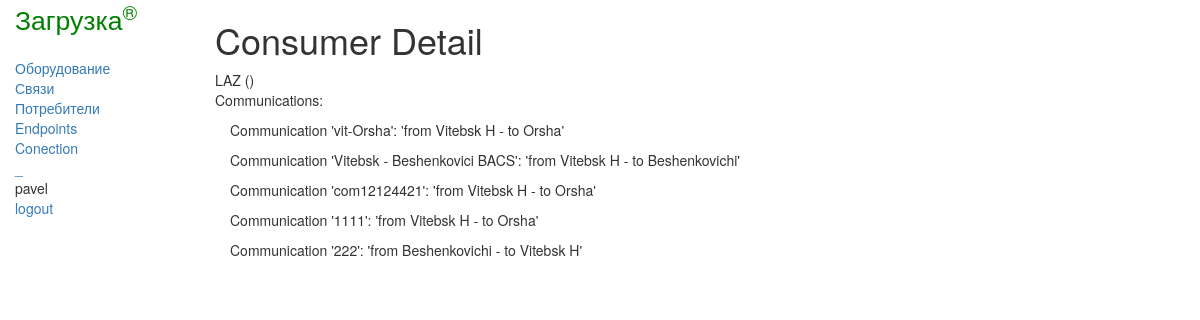
Screenshot of /register/consumer/1 (signed in) with the database file from the repository.
### register/models.py (models this page shows, shortened)
class Consumer(models.Model):
    name = models.CharField(max_length=100)
    telephone = models.TextField(max_length=1000, null=True, blank=True)
    note = models.TextField(null=True, blank=True)

class Communication(models.Model):
    service_status_choices = [
        ('E', 'enabled'),
        ('D', 'disabled')
    ]
    name = models.CharField(max_length=150)
    direction_from = models.ForeignKey(EndPoint, on_delete=models.RESTRICT, related_name='direction_from')
    direction_to = models.ForeignKey(EndPoint, on_delete=models.RESTRICT, related_name='direction_to')
    consumer = models.ForeignKey(Consumer, on_delete=models.RESTRICT, related_name='communications')
    service_status = models.CharField(max_length=1, choices=service_status_choices, default='E')
    create_date = models.DateTimeField(auto_now_add=True)
    note = models.TextField(null=True, blank=True)
    class Meta:
        unique_together = ('name', 'direction_from', 'direction_to', 'consumer')
    def __str__(self):
        return f"Communication '{self.name}': 'from {self.direction_from} - to {self.direction_to}'"

class EndPoint(models.Model):
    name = models.CharField(max_length=100)
    code = models.CharField(max_length=100, null=True, blank=True)
    note = models.TextField(null=True, blank=True)
    def __str__(self):
        return f"{self.name}"

### register/views.py (the view)
# urls.py: path('consumer/<pk>', views.ConsumerDetailView.as_view(), name='consumer_detail'),
class ConsumerDetailView(generic.DetailView):
    model = Consumer

### register/templates/register/consumer_detail.html
{% extends "base_generic.html" %}
{% block content %}
 <h1>Consumer Detail</h1>
    {% if consumer %}
        {{ consumer.name }} ({{ consumer.phone }})
        <p>Communications:</p>
        {% for communication in consumer.communications.all %}
            <p style="margin-left: 15px;">{{ communication }}</p>
        {% endfor %}
    {% else %}
      <p>There are no consumer detail</p>
    {% endif %}
{% endblock %}

### register/templates/base_generic.html (shortened to what this page needs)
<!DOCTYPE html>
<html lang="en">
    <head>
        <link rel="stylesheet" href="https://maxcdn.bootstrapcdn.com/bootstrap/3.3.7/css/bootstrap.min.css">
        {% load static %}
        <link rel="stylesheet" href="{% static 'css/styles.css' %}">
    </head>
    <body>
        <div class="container-fluid">
            <div class="row">
                <div class="col-sm-2">
                    <a href="{% url 'index' %}"><span class="logo">Загрузка<sup>&reg;</sup></span></a>
                    {% block sidebar %}
                        <ul class="sidebar-nav">
                            <li><a href="{% url 'equipments' %}">Оборудование</a></li>
                            <li><a href="{% url 'communications' %}">Связи</a></li>
                            <li><a href="{% url 'consumers' %}">Потребители</a></li>
                            <li><a href="{% url 'endpoints' %}">Endpoints</a></li>
                            <li><a href="{% url 'connection_form' %}">Conection</a></li>
                            <li><a href="">_</a></li>
                            {% if user.is_authenticated %}
                                <li>{{ user.get_username }}</li>
                                <li><a href="{% url 'logout' %}?next={{request.path}}">logout</a></li>
                            {% else %}
                                <li><li><a href="{% url 'login' %}?next={{request.path}}">login</a></li></li>
                            {% endif %}
                        </ul>
                    {% endblock %}
                </div>
                <div class="col-sm-10">
                    {% if user.is_authenticated %}
                        {% block content %}{% endblock %}
                    {% else %}
                        <p>Please, login!</p>
                        {% block login %}{% endblock %}
                    {% endif %}
                </div>
            </div>
        </div>
    </body>
</html>

### register/static/css/styles.css (style rules this page uses)
.sidebar-nav { margin-top: 20px; padding: 0; list-style: none; }
span.logo { font-size: 1.9em; color: green; }

### rows the page displays
Consumer: name "LAZ"
Communication: name+direction_from+direction_to "Communication 'vit-Orsha': 'from Vitebsk H - to Orsha'"
Communication: name+direction_from+direction_to "Communication 'Vitebsk - Beshenkovici BACS': 'from Vitebsk H - to Beshenkovichi'"
Communication: name+direction_from+direction_to "Communication 'com12124421': 'from Vitebsk H - to Orsha'"
Communication: name+direction_from+direction_to "Communication '1111': 'from Vitebsk H - to Orsha'"
Communication: name+direction_from+direction_to "Communication '222': 'from Beshenkovichi - to Vitebsk H'"

### other values shown
{{ user.get_username }} "pavel"
